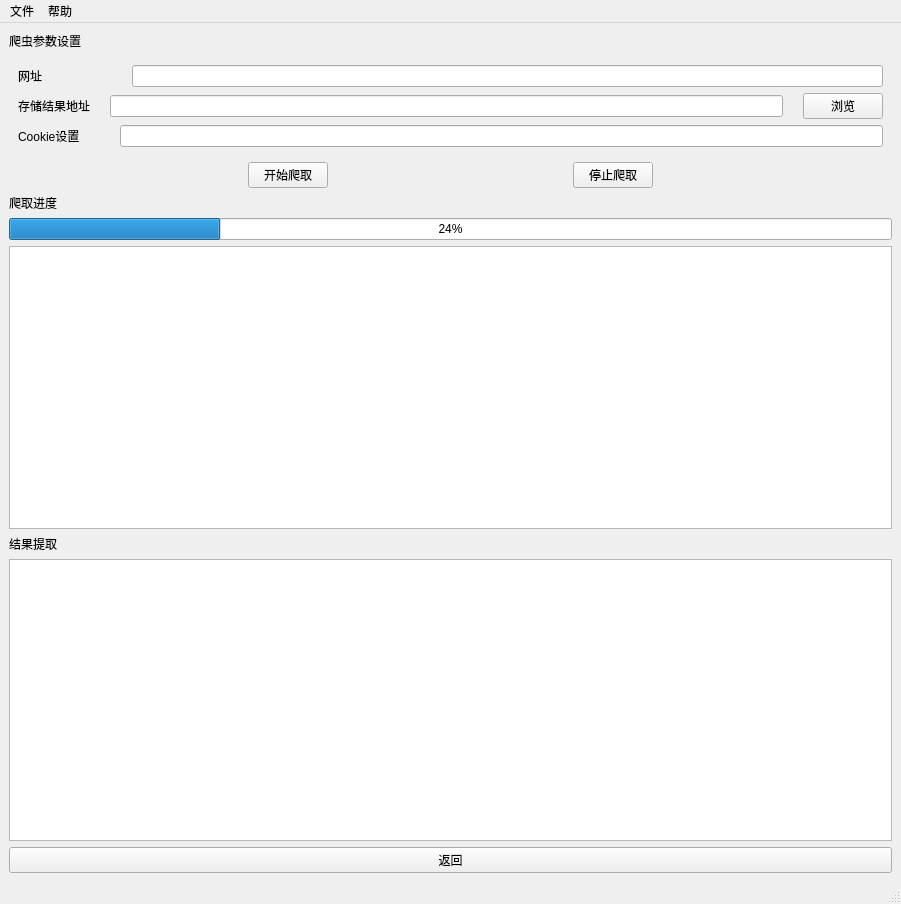
<?xml version="1.0" encoding="UTF-8"?>
<ui version="4.0">
 <class>MainWindow</class>
 <widget class="QMainWindow" name="MainWindow">
  <property name="geometry">
   <rect>
    <x>0</x>
    <y>0</y>
    <width>901</width>
    <height>904</height>
   </rect>
  </property>
  <property name="windowTitle">
   <string>MainWindow</string>
  </property>
  <widget class="QWidget" name="centralwidget">
   <layout class="QVBoxLayout" name="verticalLayout_2">
    <item>
     <widget class="QLabel" name="label">
      <property name="frameShape">
       <enum>QFrame::NoFrame</enum>
      </property>
      <property name="text">
       <string>爬虫参数设置</string>
      </property>
     </widget>
    </item>
    <item>
     <widget class="QFrame" name="frame">
      <property name="layoutDirection">
       <enum>Qt::LeftToRight</enum>
      </property>
      <property name="frameShape">
       <enum>QFrame::NoFrame</enum>
      </property>
      <property name="frameShadow">
       <enum>QFrame::Plain</enum>
      </property>
      <property name="lineWidth">
       <number>1</number>
      </property>
      <layout class="QVBoxLayout" name="verticalLayout">
       <item>
        <layout class="QHBoxLayout" name="horizontalLayout">
         <property name="spacing">
          <number>90</number>
         </property>
         <item>
          <widget class="QLabel" name="label_2">
           <property name="text">
            <string>网址</string>
           </property>
          </widget>
         </item>
         <item>
          <widget class="QLineEdit" name="address"/>
         </item>
        </layout>
       </item>
       <item>
        <layout class="QHBoxLayout" name="horizontalLayout_2">
         <property name="spacing">
          <number>20</number>
         </property>
         <item>
          <widget class="QLabel" name="label_3">
           <property name="text">
            <string>存储结果地址</string>
           </property>
          </widget>
         </item>
         <item>
          <widget class="QLineEdit" name="save_address"/>
         </item>
         <item>
          <widget class="QPushButton" name="browse">
           <property name="text">
            <string>浏览</string>
           </property>
          </widget>
         </item>
        </layout>
       </item>
       <item>
        <layout class="QHBoxLayout" name="horizontalLayout_4">
         <property name="spacing">
          <number>40</number>
         </property>
         <item>
          <widget class="QLabel" name="label_6">
           <property name="text">
            <string>Cookie设置</string>
           </property>
          </widget>
         </item>
         <item>
          <widget class="QLineEdit" name="Cookie"/>
         </item>
        </layout>
       </item>
      </layout>
     </widget>
    </item>
    <item>
     <layout class="QHBoxLayout" name="horizontalLayout_3">
      <item>
       <spacer name="horizontalSpacer_2">
        <property name="orientation">
         <enum>Qt::Horizontal</enum>
        </property>
        <property name="sizeHint" stdset="0">
         <size>
          <width>40</width>
          <height>20</height>
         </size>
        </property>
       </spacer>
      </item>
      <item>
       <widget class="QPushButton" name="start">
        <property name="sizePolicy">
         <sizepolicy hsizetype="Minimum" vsizetype="Fixed">
          <horstretch>0</horstretch>
          <verstretch>0</verstretch>
         </sizepolicy>
        </property>
        <property name="maximumSize">
         <size>
          <width>16777215</width>
          <height>16777215</height>
         </size>
        </property>
        <property name="acceptDrops">
         <bool>false</bool>
        </property>
        <property name="layoutDirection">
         <enum>Qt::LeftToRight</enum>
        </property>
        <property name="text">
         <string>开始爬取</string>
        </property>
       </widget>
      </item>
      <item>
       <spacer name="horizontalSpacer">
        <property name="orientation">
         <enum>Qt::Horizontal</enum>
        </property>
        <property name="sizeHint" stdset="0">
         <size>
          <width>40</width>
          <height>20</height>
         </size>
        </property>
       </spacer>
      </item>
      <item>
       <widget class="QPushButton" name="stop">
        <property name="sizePolicy">
         <sizepolicy hsizetype="Minimum" vsizetype="Fixed">
          <horstretch>0</horstretch>
          <verstretch>0</verstretch>
         </sizepolicy>
        </property>
        <property name="maximumSize">
         <size>
          <width>16777215</width>
          <height>16777215</height>
         </size>
        </property>
        <property name="acceptDrops">
         <bool>false</bool>
        </property>
        <property name="layoutDirection">
         <enum>Qt::LeftToRight</enum>
        </property>
        <property name="text">
         <string>停止爬取</string>
        </property>
       </widget>
      </item>
      <item>
       <spacer name="horizontalSpacer_3">
        <property name="orientation">
         <enum>Qt::Horizontal</enum>
        </property>
        <property name="sizeHint" stdset="0">
         <size>
          <width>40</width>
          <height>20</height>
         </size>
        </property>
       </spacer>
      </item>
     </layout>
    </item>
    <item>
     <widget class="QLabel" name="label_4">
      <property name="text">
       <string>爬取进度</string>
      </property>
     </widget>
    </item>
    <item>
     <widget class="QProgressBar" name="progressBar">
      <property name="value">
       <number>24</number>
      </property>
     </widget>
    </item>
    <item>
     <widget class="QListWidget" name="listWidget"/>
    </item>
    <item>
     <widget class="QLabel" name="label_5">
      <property name="text">
       <string>结果提取</string>
      </property>
     </widget>
    </item>
    <item>
     <widget class="QListWidget" name="listWidget_2"/>
    </item>
    <item>
     <widget class="QPushButton" name="back">
      <property name="text">
       <string>返回</string>
      </property>
     </widget>
    </item>
   </layout>
   <zorder>label</zorder>
   <zorder>back</zorder>
   <zorder>label_4</zorder>
   <zorder>frame</zorder>
   <zorder>progressBar</zorder>
   <zorder>listWidget</zorder>
   <zorder>listWidget_2</zorder>
   <zorder>label_5</zorder>
  </widget>
  <widget class="QMenuBar" name="menubar">
   <property name="geometry">
    <rect>
     <x>0</x>
     <y>0</y>
     <width>901</width>
     <height>30</height>
    </rect>
   </property>
   <widget class="QMenu" name="menu">
    <property name="title">
     <string>文件</string>
    </property>
    <addaction name="actions"/>
   </widget>
   <widget class="QMenu" name="menu_2">
    <property name="title">
     <string>帮助</string>
    </property>
    <addaction name="introduction"/>
   </widget>
   <addaction name="menu"/>
   <addaction name="menu_2"/>
  </widget>
  <widget class="QStatusBar" name="statusbar"/>
  <action name="introduction">
   <property name="text">
    <string>说明</string>
   </property>
  </action>
  <action name="actions">
   <property name="text">
    <string>保存</string>
   </property>
  </action>
 </widget>
 <resources/>
 <connections/>
</ui>
